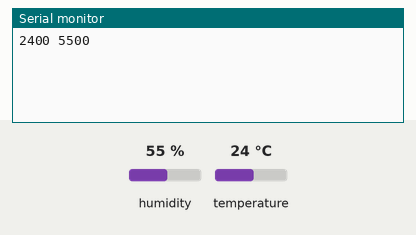
This sketch was run on a simulated Arduino Uno, built with avr-gcc and run on an emulated ATmega328P. Shown: the last lines printed to the serial monitor. The test bench sets the inputs (shaded band); at power-on: humidity 55 %, temperature 24 °C.

Above: at 2.2 s.
2.3 s: humidity set to 22 %
At 12.0 s:
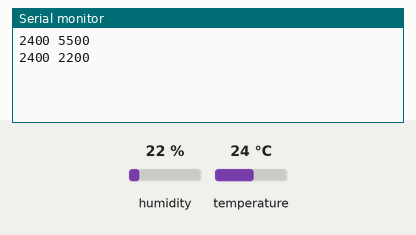
12.3 s: temperature set to 12 °C
At 22.0 s:
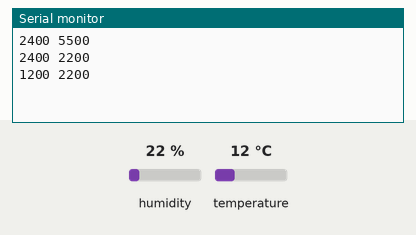
22.3 s: humidity set to 40 %
At 31.7 s:
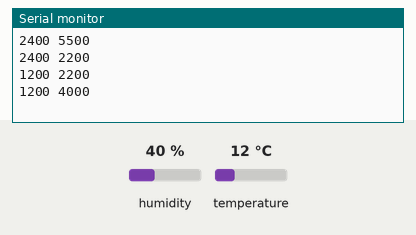
Timing chart, 0 to 33.2 s (numbered marks = the images above; inputs shaded):
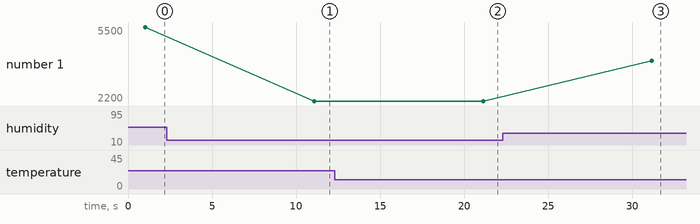

Measured:
- after the input at 2.3 s, the serial monitor: prints a new line after 8.8 s (image 1)
- after the input at 12.3 s, the serial monitor: prints a new line after 8.8 s (image 2)
- after the input at 22.3 s, the serial monitor: prints a new line after 8.9 s (image 3)
- plotted number 1: 5500 → 2200 after the input at 2.3 s, 2200 → 4000 after the input at 22.3 s

The sketch:

serial_arduino.ino
```cpp
#include <Adafruit_Sensor.h>
#include <Adafruit_AM2320.h>


Adafruit_AM2320 the_sensor = Adafruit_AM2320();


void setup() {
  Serial.begin(9600);
  delay(1000);
  the_sensor.begin();
}

void loop() {

  char prepared_message[30];

  int temp = the_sensor.readTemperature() * 100; // devide by 100 on other end, ez no float
  int humid = the_sensor.readHumidity() * 100; // also do the same


  sprintf(prepared_message, "%i %i", temp, humid);

  Serial.println(prepared_message);

  delay(10000);

}
```
